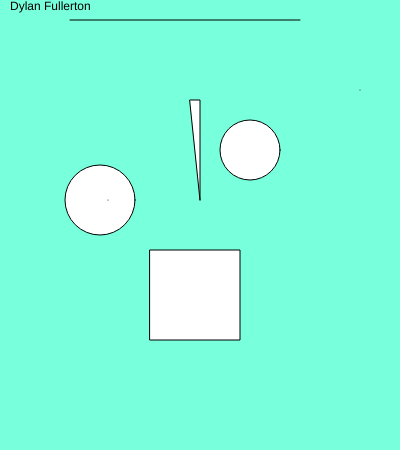
Frame 1 (no input)
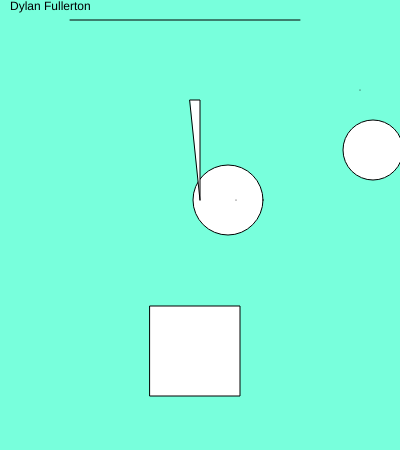
Frame 60 (no input)
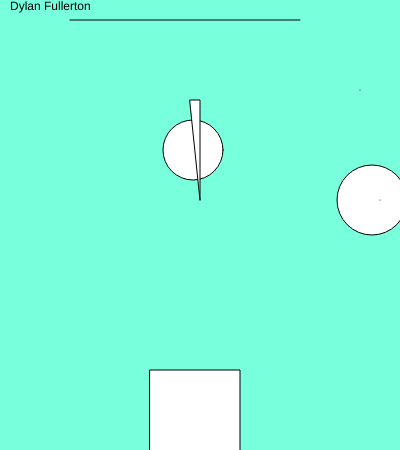
Frame 120 (the mouse pressed at the canvas centre since frame 60)

The p5.js sketch that drew these frames (run headless with seeded random() and noise() and a simulated clock; from frame 60 on, the mouse is pressed at the canvas centre):

// p5.js sketch
// ── sketch.js

var redColor = 120;
var greenColor = 440;
var blueColor = 220;

var x = 100;
var y = 200;
var diameter = 70;

var eyeX = 250
var eyeY = 150
var direction = 60
var directioned

var mouthX = 150
var mouthY = 250
var mouthDirection = 90

var noseX 
var noseY
var noseDirection 

var irisX 
var irisY
var irisDirection

var movement;
var movementing;
var mouthmovement;

var pointX = 360
var pointY =90
var pointDirection


function setup() {
    createCanvas(400, 450);
    movement = floor(random() *10 )+1;
    movementing = floor(random() *10 )+1;
    movement = floor(random() *10 )+1;
    irisDirection =floor(random() *10 )+1;
  }
  
  function draw() {
    background(redColor,greenColor, blueColor);
    text('Dylan Fullerton', 10, 10);

    circle(x, y, diameter);
    if(x >= 400 || x <= 0)
        {
            movement *=-1;
        }
        x += movement;
    circle(eyeX, eyeY, direction);
    if(eyeX >= 400 || eyeX <= 1)
        {
            movementing *=-1;
        }
        eyeX += movementing;
    point(360,90,70);
    point(x, y, diameter);
    if(x < 400)

    square(mouthX,mouthY,90);
    if(mouthY >= 450 || mouthY <= 0)
        {
            movement *=-1;
        }
        mouthY += movement;
    line(70,20,300,20);
    if(x >= 400 || x <= 0)
        {
            movement *=-1;
        }
        x += movement;

    triangle(200, 200, 200, 100, 190, 100)

  }
